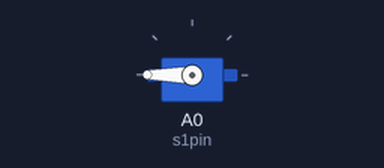
Bench run of a sketch on a simulated Arduino Uno, built with avr-gcc and run on an emulated ATmega328P. On the bench: servo.

Above: at 0.05 s.
At 0.5 s:
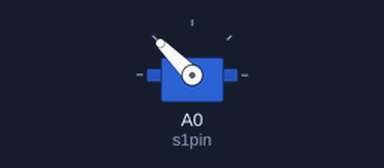
At 1.0 s:
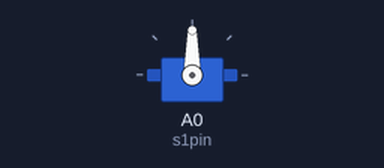
At 1.95 s:
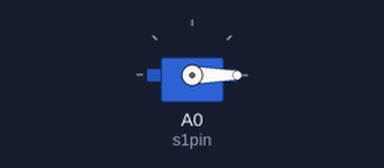
Timing chart, 0 to 4.5 s (numbered marks = the images above):
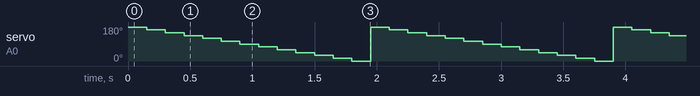

The sketch:

ServoMotor.ino
```cpp
#include <Servo.h>
Servo s1;
int pos;
const int s1pin = A0; // Check later

void setup(){
  s1.attach(s1pin);  // attaches the servo on pin 9 to the servo object

}

void loop() {


  for (pos = 180; pos >= 0; pos -= 15) { // goes from 180 degrees to 0 degrees
    s1.write(pos);              // tell servo to go to position in variable 'pos'
    delay(150);                       // waits 15ms for the servo to reach the position
  }


}
```

Measured:
- by itself, servo on A0 (s1pin): repeats every 2.0 s: 150° 0.15 s, 135° 0.15 s, 120° 0.15 s, 105° 0.15 s, 90° 0.15 s, 75° 0.15 s, 60° 0.15 s, 45° 0.15 s, 30° 0.15 s, 15° 0.15 s, 0° 0.15 s, 180° 0.15 s, 165° 0.15 s
